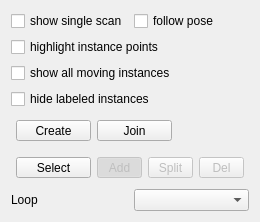
       <widget class="QWidget" name="tab_2">
        <attribute name="title">
         <string>Instances</string>
        </attribute>
        <layout class="QFormLayout" name="formLayout">
         <item row="2" column="0" colspan="2">
          <widget class="QCheckBox" name="chkDrawInstances">
           <property name="text">
            <string>highlight instance points</string>
           </property>
          </widget>
         </item>
         <item row="3" column="0" colspan="2">
          <widget class="QCheckBox" name="chkShowAllMovingInstances">
           <property name="text">
            <string>show all moving instances</string>
           </property>
          </widget>
         </item>
         <item row="7" column="0" colspan="2">
          <layout class="QHBoxLayout" name="horizontalLayout_4">
           <property name="leftMargin">
            <number>5</number>
           </property>
           <property name="topMargin">
            <number>5</number>
           </property>
           <property name="rightMargin">
            <number>5</number>
           </property>
           <property name="bottomMargin">
            <number>5</number>
           </property>
           <item>
            <widget class="QToolButton" name="btnSelectInstance">
             <property name="minimumSize">
              <size>
               <width>75</width>
               <height>0</height>
              </size>
             </property>
             <property name="text">
              <string>Select</string>
             </property>
             <property name="checkable">
              <bool>true</bool>
             </property>
            </widget>
           </item>
           <item>
            <spacer name="horizontalSpacer_2">
             <property name="orientation">
              <enum>Qt::Horizontal</enum>
             </property>
             <property name="sizeType">
              <enum>QSizePolicy::MinimumExpanding</enum>
             </property>
             <property name="sizeHint" stdset="0">
              <size>
               <width>0</width>
               <height>20</height>
              </size>
             </property>
            </spacer>
           </item>
           <item>
            <widget class="QToolButton" name="btnAddPoints">
             <property name="enabled">
              <bool>false</bool>
             </property>
             <property name="minimumSize">
              <size>
               <width>45</width>
               <height>0</height>
              </size>
             </property>
             <property name="text">
              <string>Add</string>
             </property>
             <property name="checkable">
              <bool>true</bool>
             </property>
             <property name="checked">
              <bool>true</bool>
             </property>
            </widget>
           </item>
           <item>
            <widget class="QToolButton" name="btnSplitPoints">
             <property name="enabled">
              <bool>false</bool>
             </property>
             <property name="minimumSize">
              <size>
               <width>45</width>
               <height>0</height>
              </size>
             </property>
             <property name="text">
              <string>Split</string>
             </property>
             <property name="checkable">
              <bool>true</bool>
             </property>
            </widget>
           </item>
           <item>
            <widget class="QToolButton" name="btnDeletePoints">
             <property name="enabled">
              <bool>false</bool>
             </property>
             <property name="minimumSize">
              <size>
               <width>45</width>
               <height>0</height>
              </size>
             </property>
             <property name="text">
              <string>Del</string>
             </property>
             <property name="checkable">
              <bool>true</bool>
             </property>
            </widget>
           </item>
          </layout>
         </item>
         <item row="8" column="0">
          <widget class="QLabel" name="label_5">
           <property name="text">
            <string>Loop</string>
           </property>
          </widget>
         </item>
         <item row="8" column="1">
          <widget class="QComboBox" name="cmbLoop_instances"/>
         </item>
         <item row="6" column="0" colspan="2">
          <layout class="QHBoxLayout" name="horizontalLayout_6">
           <property name="leftMargin">
            <number>5</number>
           </property>
           <property name="topMargin">
            <number>5</number>
           </property>
           <property name="rightMargin">
            <number>5</number>
           </property>
           <property name="bottomMargin">
            <number>5</number>
           </property>
           <item>
            <widget class="QToolButton" name="btnCreateInstance">
             <property name="minimumSize">
              <size>
               <width>75</width>
               <height>0</height>
              </size>
             </property>
             <property name="text">
              <string>Create</string>
             </property>
             <property name="checkable">
              <bool>true</bool>
             </property>
            </widget>
           </item>
           <item>
            <widget class="QToolButton" name="btnJoinInstances">
             <property name="minimumSize">
              <size>
               <width>75</width>
               <height>0</height>
              </size>
             </property>
             <property name="text">
              <string>Join</string>
             </property>
             <property name="checkable">
              <bool>true</bool>
             </property>
            </widget>
           </item>
           <item>
            <spacer name="horizontalSpacer">
             <property name="orientation">
              <enum>Qt::Horizontal</enum>
             </property>
             <property name="sizeHint" stdset="0">
              <size>
               <width>40</width>
               <height>20</height>
              </size>
             </property>
            </spacer>
           </item>
          </layout>
         </item>
         <item row="4" column="0" colspan="2">
          <widget class="QCheckBox" name="chkHideLabeledInstances">
           <property name="text">
            <string>hide labeled instances</string>
           </property>
          </widget>
         </item>
         <item row="0" column="0">
          <widget class="QCheckBox" name="chkShowSingleScan_instance">
           <property name="text">
            <string>show single scan</string>
           </property>
          </widget>
         </item>
         <item row="0" column="1">
          <widget class="QCheckBox" name="chkFollowPose2">
           <property name="text">
            <string>follow pose</string>
           </property>
          </widget>
         </item>
        </layout>
       </widget>
